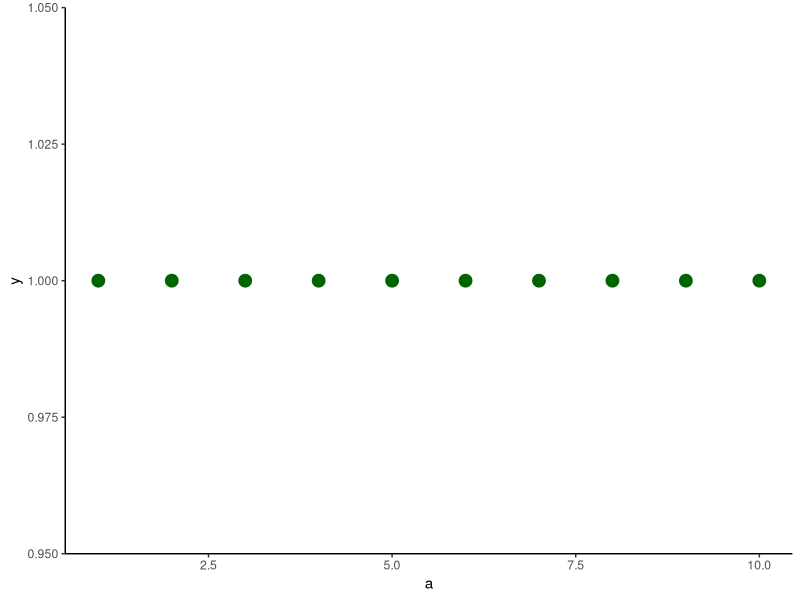

Write R code to recreate this figure.
# Subsample fastq files
# 12 December 2023

library(ggplot2)
library(tidyverse)
tibble(a = 1:10) |> 
  ggplot(aes(x = a, y = 1)) + 
  geom_point(size = 4, color = "darkgreen") + 
  theme_classic()

